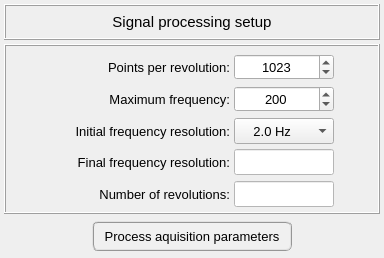
              <widget class="QFrame" name="frame_22">
               <property name="frameShape">
                <enum>QFrame::NoFrame</enum>
               </property>
               <property name="frameShadow">
                <enum>QFrame::Raised</enum>
               </property>
               <layout class="QGridLayout" name="gridLayout_16">
                <property name="leftMargin">
                 <number>4</number>
                </property>
                <property name="topMargin">
                 <number>4</number>
                </property>
                <property name="rightMargin">
                 <number>4</number>
                </property>
                <property name="bottomMargin">
                 <number>4</number>
                </property>
                <property name="spacing">
                 <number>4</number>
                </property>
                <item row="1" column="0">
                 <widget class="QFrame" name="frame_4">
                  <property name="maximumSize">
                   <size>
                    <width>16777215</width>
                    <height>170</height>
                   </size>
                  </property>
                  <property name="frameShape">
                   <enum>QFrame::Box</enum>
                  </property>
                  <property name="frameShadow">
                   <enum>QFrame::Raised</enum>
                  </property>
                  <layout class="QGridLayout" name="gridLayout">
                   <property name="leftMargin">
                    <number>4</number>
                   </property>
                   <property name="topMargin">
                    <number>8</number>
                   </property>
                   <property name="rightMargin">
                    <number>4</number>
                   </property>
                   <property name="bottomMargin">
                    <number>8</number>
                   </property>
                   <property name="horizontalSpacing">
                    <number>4</number>
                   </property>
                   <property name="verticalSpacing">
                    <number>8</number>
                   </property>
                   <item row="0" column="2">
                    <widget class="QSpinBox" name="spinBox_number_of_points">
                     <property name="minimumSize">
                      <size>
                       <width>100</width>
                       <height>26</height>
                      </size>
                     </property>
                     <property name="maximumSize">
                      <size>
                       <width>100</width>
                       <height>26</height>
                      </size>
                     </property>
                     <property name="font">
                      <font>
                       <pointsize>10</pointsize>
                      </font>
                     </property>
                     <property name="alignment">
                      <set>Qt::AlignCenter</set>
                     </property>
                     <property name="minimum">
                      <number>60</number>
                     </property>
                     <property name="maximum">
                      <number>10000</number>
                     </property>
                     <property name="singleStep">
                      <number>1</number>
                     </property>
                     <property name="value">
                      <number>1023</number>
                     </property>
                    </widget>
                   </item>
                   <item row="0" column="3">
                    <spacer name="horizontalSpacer_3">
                     <property name="orientation">
                      <enum>Qt::Horizontal</enum>
                     </property>
                     <property name="sizeHint" stdset="0">
                      <size>
                       <width>40</width>
                       <height>20</height>
                      </size>
                     </property>
                    </spacer>
                   </item>
                   <item row="1" column="1">
                    <widget class="QLabel" name="label_41">
                     <property name="minimumSize">
                      <size>
                       <width>180</width>
                       <height>26</height>
                      </size>
                     </property>
                     <property name="maximumSize">
                      <size>
                       <width>180</width>
                       <height>26</height>
                      </size>
                     </property>
                     <property name="font">
                      <font>
                       <pointsize>10</pointsize>
                      </font>
                     </property>
                     <property name="text">
                      <string>Maximum frequency:</string>
                     </property>
                     <property name="alignment">
                      <set>Qt::AlignRight|Qt::AlignTrailing|Qt::AlignVCenter</set>
                     </property>
                    </widget>
                   </item>
                   <item row="2" column="2">
                    <widget class="QComboBox" name="comboBox_frequency_resolution">
                     <property name="minimumSize">
                      <size>
                       <width>100</width>
                       <height>26</height>
                      </size>
                     </property>
                     <property name="maximumSize">
                      <size>
                       <width>100</width>
                       <height>26</height>
                      </size>
                     </property>
                     <property name="font">
                      <font>
                       <pointsize>10</pointsize>
                      </font>
                     </property>
                     <property name="layoutDirection">
                      <enum>Qt::LeftToRight</enum>
                     </property>
                     <property name="currentIndex">
                      <number>4</number>
                     </property>
                     <item>
                      <property name="text">
                       <string>    0.1 Hz</string>
                      </property>
                     </item>
                     <item>
                      <property name="text">
                       <string>    0.2 Hz</string>
                      </property>
                     </item>
                     <item>
                      <property name="text">
                       <string>    0.5Hz</string>
                      </property>
                     </item>
                     <item>
                      <property name="text">
                       <string>    1.0 Hz</string>
                      </property>
                     </item>
                     <item>
                      <property name="text">
                       <string>    2.0 Hz</string>
                      </property>
                     </item>
                    </widget>
                   </item>
                   <item row="3" column="1">
                    <widget class="QLabel" name="label_39">
                     <property name="minimumSize">
                      <size>
                       <width>180</width>
                       <height>26</height>
                      </size>
                     </property>
                     <property name="maximumSize">
                      <size>
                       <width>180</width>
                       <height>26</height>
                      </size>
                     </property>
                     <property name="font">
                      <font>
                       <pointsize>10</pointsize>
                      </font>
                     </property>
                     <property name="text">
                      <string>Final frequency resolution:</string>
                     </property>
                     <property name="alignment">
                      <set>Qt::AlignRight|Qt::AlignTrailing|Qt::AlignVCenter</set>
                     </property>
                    </widget>
                   </item>
                   <item row="1" column="2">
                    <widget class="QSpinBox" name="spinBox_max_frequency">
                     <property name="minimumSize">
                      <size>
                       <width>100</width>
                       <height>26</height>
                      </size>
                     </property>
                     <property name="maximumSize">
                      <size>
                       <width>100</width>
                       <height>26</height>
                      </size>
                     </property>
                     <property name="font">
                      <font>
                       <pointsize>10</pointsize>
                      </font>
                     </property>
                     <property name="alignment">
                      <set>Qt::AlignCenter</set>
                     </property>
                     <property name="minimum">
                      <number>100</number>
                     </property>
                     <property name="maximum">
                      <number>1000</number>
                     </property>
                     <property name="singleStep">
                      <number>10</number>
                     </property>
                     <property name="value">
                      <number>200</number>
                     </property>
                    </widget>
                   </item>
                   <item row="3" column="2">
                    <widget class="QLineEdit" name="lineEdit_frequency_resolution">
                     <property name="enabled">
                      <bool>false</bool>
                     </property>
                     <property name="minimumSize">
                      <size>
                       <width>100</width>
                       <height>26</height>
                      </size>
                     </property>
                     <property name="maximumSize">
                      <size>
                       <width>100</width>
                       <height>26</height>
                      </size>
                     </property>
                     <property name="font">
                      <font>
                       <pointsize>10</pointsize>
                      </font>
                     </property>
                     <property name="styleSheet">
                      <string notr="true">background-color: rgb(255, 255, 255);
color: rgb(0, 0, 0);</string>
                     </property>
                     <property name="alignment">
                      <set>Qt::AlignCenter</set>
                     </property>
                    </widget>
                   </item>
                   <item row="2" column="1">
                    <widget class="QLabel" name="label_38">
                     <property name="minimumSize">
                      <size>
                       <width>180</width>
                       <height>26</height>
                      </size>
                     </property>
                     <property name="maximumSize">
                      <size>
                       <width>180</width>
                       <height>26</height>
                      </size>
                     </property>
                     <property name="font">
                      <font>
                       <pointsize>10</pointsize>
                      </font>
                     </property>
                     <property name="text">
                      <string>Initial frequency resolution:</string>
                     </property>
                     <property name="alignment">
                      <set>Qt::AlignRight|Qt::AlignTrailing|Qt::AlignVCenter</set>
                     </property>
                    </widget>
                   </item>
                   <item row="4" column="1">
                    <widget class="QLabel" name="label_40">
                     <property name="minimumSize">
                      <size>
                       <width>180</width>
                       <height>26</height>
                      </size>
                     </property>
                     <property name="maximumSize">
                      <size>
                       <width>180</width>
                       <height>26</height>
                      </size>
                     </property>
                     <property name="font">
                      <font>
                       <pointsize>10</pointsize>
                      </font>
                     </property>
                     <property name="text">
                      <string>Number of revolutions:</string>
                     </property>
                     <property name="alignment">
                      <set>Qt::AlignRight|Qt::AlignTrailing|Qt::AlignVCenter</set>
                     </property>
                    </widget>
                   </item>
                   <item row="4" column="2">
                    <widget class="QLineEdit" name="lineEdit_number_of_revolutions">
                     <property name="enabled">
                      <bool>false</bool>
                     </property>
                     <property name="minimumSize">
                      <size>
                       <width>100</width>
                       <height>26</height>
                      </size>
                     </property>
                     <property name="maximumSize">
                      <size>
                       <width>100</width>
                       <height>26</height>
                      </size>
                     </property>
                     <property name="font">
                      <font>
                       <pointsize>10</pointsize>
                      </font>
                     </property>
                     <property name="styleSheet">
                      <string notr="true">background-color: rgb(255, 255, 255);
color: rgb(0, 0, 0);</string>
                     </property>
                     <property name="alignment">
                      <set>Qt::AlignCenter</set>
                     </property>
                    </widget>
                   </item>
                   <item row="0" column="1">
                    <widget class="QLabel" name="label_37">
                     <property name="minimumSize">
                      <size>
                       <width>180</width>
                       <height>26</height>
                      </size>
                     </property>
                     <property name="maximumSize">
                      <size>
                       <width>180</width>
                       <height>26</height>
                      </size>
                     </property>
                     <property name="font">
                      <font>
                       <pointsize>10</pointsize>
                      </font>
                     </property>
                     <property name="text">
                      <string>Points per revolution:</string>
                     </property>
                     <property name="alignment">
                      <set>Qt::AlignRight|Qt::AlignTrailing|Qt::AlignVCenter</set>
                     </property>
                    </widget>
                   </item>
                   <item row="0" column="0">
                    <spacer name="horizontalSpacer_4">
                     <property name="orientation">
                      <enum>Qt::Horizontal</enum>
                     </property>
                     <property name="sizeHint" stdset="0">
                      <size>
                       <width>40</width>
                       <height>20</height>
                      </size>
                     </property>
                    </spacer>
                   </item>
                  </layout>
                 </widget>
                </item>
                <item row="0" column="0">
                 <widget class="QFrame" name="frame_21">
                  <property name="minimumSize">
                   <size>
                    <width>0</width>
                    <height>36</height>
                   </size>
                  </property>
                  <property name="maximumSize">
                   <size>
                    <width>16777215</width>
                    <height>36</height>
                   </size>
                  </property>
                  <property name="frameShape">
                   <enum>QFrame::Box</enum>
                  </property>
                  <property name="frameShadow">
                   <enum>QFrame::Raised</enum>
                  </property>
                  <layout class="QGridLayout" name="gridLayout_15">
                   <property name="leftMargin">
                    <number>0</number>
                   </property>
                   <property name="topMargin">
                    <number>0</number>
                   </property>
                   <property name="rightMargin">
                    <number>0</number>
                   </property>
                   <property name="bottomMargin">
                    <number>0</number>
                   </property>
                   <property name="spacing">
                    <number>0</number>
                   </property>
                   <item row="0" column="0">
                    <widget class="QLabel" name="label_4">
                     <property name="maximumSize">
                      <size>
                       <width>16777215</width>
                       <height>40</height>
                      </size>
                     </property>
                     <property name="font">
                      <font>
                       <pointsize>11</pointsize>
                      </font>
                     </property>
                     <property name="frameShape">
                      <enum>QFrame::NoFrame</enum>
                     </property>
                     <property name="frameShadow">
                      <enum>QFrame::Raised</enum>
                     </property>
                     <property name="text">
                      <string>Signal processing setup</string>
                     </property>
                     <property name="alignment">
                      <set>Qt::AlignCenter</set>
                     </property>
                    </widget>
                   </item>
                  </layout>
                 </widget>
                </item>
                <item row="2" column="0">
                 <widget class="QFrame" name="frame_23">
                  <property name="minimumSize">
                   <size>
                    <width>0</width>
                    <height>36</height>
                   </size>
                  </property>
                  <property name="maximumSize">
                   <size>
                    <width>16777215</width>
                    <height>36</height>
                   </size>
                  </property>
                  <property name="frameShape">
                   <enum>QFrame::NoFrame</enum>
                  </property>
                  <property name="frameShadow">
                   <enum>QFrame::Raised</enum>
                  </property>
                  <layout class="QGridLayout" name="gridLayout_17">
                   <property name="leftMargin">
                    <number>0</number>
                   </property>
                   <property name="topMargin">
                    <number>0</number>
                   </property>
                   <property name="rightMargin">
                    <number>0</number>
                   </property>
                   <property name="bottomMargin">
                    <number>0</number>
                   </property>
                   <property name="spacing">
                    <number>0</number>
                   </property>
                   <item row="0" column="1">
                    <widget class="QPushButton" name="pushButton_process_aquisition_parameters">
                     <property name="minimumSize">
                      <size>
                       <width>200</width>
                       <height>30</height>
                      </size>
                     </property>
                     <property name="maximumSize">
                      <size>
                       <width>200</width>
                       <height>30</height>
                      </size>
                     </property>
                     <property name="font">
                      <font>
                       <pointsize>10</pointsize>
                      </font>
                     </property>
                     <property name="styleSheet">
                      <string notr="true">QPushButton{border-radius: 6px; border-color: rgb(150, 150, 150); border-style: ridge; border-width: 2px; color: rgb(0, 0, 0); background-color: rgb(240, 240, 240)}
QPushButton:hover{border-radius: 6px; border-color: rgb(0, 170, 255); border-style: ridge; border-width: 2px; color: rgb(0, 0, 0); background-color: rgba(174, 213, 255, 100)}
QPushButton:pressed{border-radius: 6px; border-color: rgb(0, 170, 255); border-style: ridge; border-width: 2px; color: rgb(0, 0, 0); background-color: rgb(174, 213, 255)}
QPushButton:disabled{border-radius: 6px; border-color: rgb(150, 150, 150); border-style: ridge; border-width: 0px; color: rgb(150,150, 150); background-color: rgb(220, 220, 220)}</string>
                     </property>
                     <property name="text">
                      <string>  Process aquisition parameters  </string>
                     </property>
                    </widget>
                   </item>
                   <item row="0" column="2">
                    <spacer name="horizontalSpacer_5">
                     <property name="orientation">
                      <enum>Qt::Horizontal</enum>
                     </property>
                     <property name="sizeHint" stdset="0">
                      <size>
                       <width>40</width>
                       <height>20</height>
                      </size>
                     </property>
                    </spacer>
                   </item>
                   <item row="0" column="0">
                    <spacer name="horizontalSpacer_6">
                     <property name="orientation">
                      <enum>Qt::Horizontal</enum>
                     </property>
                     <property name="sizeHint" stdset="0">
                      <size>
                       <width>40</width>
                       <height>20</height>
                      </size>
                     </property>
                    </spacer>
                   </item>
                  </layout>
                 </widget>
                </item>
               </layout>
              </widget>
